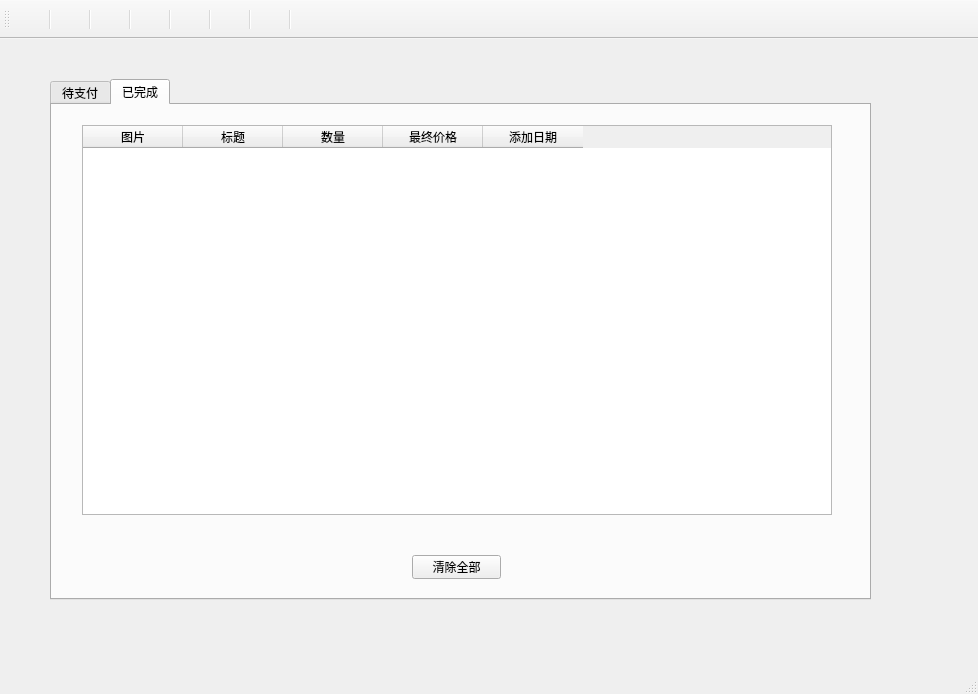
<?xml version="1.0" encoding="UTF-8"?>
<ui version="4.0">
 <class>MainWindow</class>
 <widget class="QMainWindow" name="MainWindow">
  <property name="geometry">
   <rect>
    <x>0</x>
    <y>0</y>
    <width>978</width>
    <height>694</height>
   </rect>
  </property>
  <property name="windowTitle">
   <string>北邮人淘宝</string>
  </property>
  <property name="windowIcon">
   <iconset resource="pics/buttonIcon/buttonicon.qrc">
    <normaloff>:/money_774px_1207513_easyicon.net.png</normaloff>:/money_774px_1207513_easyicon.net.png</iconset>
  </property>
  <widget class="QWidget" name="centralWidget">
   <widget class="QStackedWidget" name="stackedWidget">
    <property name="geometry">
     <rect>
      <x>10</x>
      <y>0</y>
      <width>961</width>
      <height>591</height>
     </rect>
    </property>
    <property name="currentIndex">
     <number>6</number>
    </property>
    <widget class="QWidget" name="allItemsW">
     <widget class="QLineEdit" name="itemSearchKey">
      <property name="geometry">
       <rect>
        <x>130</x>
        <y>20</y>
        <width>720</width>
        <height>25</height>
       </rect>
      </property>
      <property name="font">
       <font>
        <family>Adobe Arabic</family>
        <pointsize>10</pointsize>
       </font>
      </property>
      <property name="placeholderText">
       <string>请输入搜索关键字</string>
      </property>
      <property name="clearButtonEnabled">
       <bool>true</bool>
      </property>
     </widget>
     <widget class="QTableWidget" name="itemList">
      <property name="geometry">
       <rect>
        <x>30</x>
        <y>80</y>
        <width>880</width>
        <height>490</height>
       </rect>
      </property>
      <property name="font">
       <font>
        <pointsize>20</pointsize>
       </font>
      </property>
      <property name="editTriggers">
       <set>QAbstractItemView::NoEditTriggers</set>
      </property>
      <property name="selectionBehavior">
       <enum>QAbstractItemView::SelectRows</enum>
      </property>
      <column>
       <property name="text">
        <string>图片</string>
       </property>
       <property name="font">
        <font>
         <family>Adobe Arabic</family>
         <pointsize>10</pointsize>
        </font>
       </property>
      </column>
      <column>
       <property name="text">
        <string>标题</string>
       </property>
       <property name="font">
        <font>
         <family>Adobe Arabic</family>
         <pointsize>10</pointsize>
        </font>
       </property>
      </column>
      <column>
       <property name="text">
        <string>价格</string>
       </property>
       <property name="font">
        <font>
         <family>Adobe Arabic</family>
         <pointsize>10</pointsize>
        </font>
       </property>
      </column>
      <column>
       <property name="text">
        <string>优惠</string>
       </property>
       <property name="font">
        <font>
         <family>Adobe Arabic</family>
         <pointsize>10</pointsize>
        </font>
       </property>
      </column>
      <column>
       <property name="text">
        <string>简介</string>
       </property>
       <property name="font">
        <font>
         <family>Adobe Arabic</family>
         <pointsize>10</pointsize>
        </font>
       </property>
      </column>
     </widget>
    </widget>
    <widget class="QWidget" name="booksW">
     <widget class="QTableWidget" name="bookList">
      <property name="geometry">
       <rect>
        <x>30</x>
        <y>80</y>
        <width>880</width>
        <height>490</height>
       </rect>
      </property>
      <property name="font">
       <font>
        <pointsize>20</pointsize>
       </font>
      </property>
      <property name="editTriggers">
       <set>QAbstractItemView::NoEditTriggers</set>
      </property>
      <property name="selectionBehavior">
       <enum>QAbstractItemView::SelectRows</enum>
      </property>
      <column>
       <property name="text">
        <string>图片</string>
       </property>
       <property name="font">
        <font>
         <family>Adobe Arabic</family>
         <pointsize>10</pointsize>
        </font>
       </property>
      </column>
      <column>
       <property name="text">
        <string>标题</string>
       </property>
       <property name="font">
        <font>
         <family>Adobe Arabic</family>
         <pointsize>10</pointsize>
        </font>
       </property>
      </column>
      <column>
       <property name="text">
        <string>价格</string>
       </property>
       <property name="font">
        <font>
         <family>Adobe Arabic</family>
         <pointsize>10</pointsize>
        </font>
       </property>
      </column>
      <column>
       <property name="text">
        <string>优惠</string>
       </property>
       <property name="font">
        <font>
         <family>Adobe Arabic</family>
         <pointsize>10</pointsize>
        </font>
       </property>
      </column>
      <column>
       <property name="text">
        <string>简介</string>
       </property>
       <property name="font">
        <font>
         <family>Adobe Arabic</family>
         <pointsize>10</pointsize>
        </font>
       </property>
      </column>
     </widget>
     <widget class="QLineEdit" name="bookSearchKey">
      <property name="geometry">
       <rect>
        <x>130</x>
        <y>20</y>
        <width>720</width>
        <height>25</height>
       </rect>
      </property>
      <property name="font">
       <font>
        <family>Adobe Arabic</family>
        <pointsize>10</pointsize>
       </font>
      </property>
      <property name="placeholderText">
       <string>请输入搜索关键字</string>
      </property>
      <property name="clearButtonEnabled">
       <bool>true</bool>
      </property>
     </widget>
    </widget>
    <widget class="QWidget" name="clothesW">
     <widget class="QTableWidget" name="clothList">
      <property name="geometry">
       <rect>
        <x>30</x>
        <y>80</y>
        <width>880</width>
        <height>490</height>
       </rect>
      </property>
      <property name="font">
       <font>
        <pointsize>20</pointsize>
       </font>
      </property>
      <property name="editTriggers">
       <set>QAbstractItemView::NoEditTriggers</set>
      </property>
      <property name="selectionBehavior">
       <enum>QAbstractItemView::SelectRows</enum>
      </property>
      <column>
       <property name="text">
        <string>图片</string>
       </property>
       <property name="font">
        <font>
         <family>Adobe Arabic</family>
         <pointsize>10</pointsize>
        </font>
       </property>
      </column>
      <column>
       <property name="text">
        <string>标题</string>
       </property>
       <property name="font">
        <font>
         <family>Adobe Arabic</family>
         <pointsize>10</pointsize>
        </font>
       </property>
      </column>
      <column>
       <property name="text">
        <string>价格</string>
       </property>
       <property name="font">
        <font>
         <family>Adobe Arabic</family>
         <pointsize>10</pointsize>
        </font>
       </property>
      </column>
      <column>
       <property name="text">
        <string>优惠</string>
       </property>
       <property name="font">
        <font>
         <family>Adobe Arabic</family>
         <pointsize>10</pointsize>
        </font>
       </property>
      </column>
      <column>
       <property name="text">
        <string>简介</string>
       </property>
       <property name="font">
        <font>
         <family>Adobe Arabic</family>
         <pointsize>10</pointsize>
        </font>
       </property>
      </column>
     </widget>
     <widget class="QLineEdit" name="clothSearchKey">
      <property name="geometry">
       <rect>
        <x>130</x>
        <y>20</y>
        <width>720</width>
        <height>25</height>
       </rect>
      </property>
      <property name="font">
       <font>
        <family>Adobe Arabic</family>
        <pointsize>10</pointsize>
       </font>
      </property>
      <property name="placeholderText">
       <string>请输入搜索关键字</string>
      </property>
      <property name="clearButtonEnabled">
       <bool>true</bool>
      </property>
     </widget>
    </widget>
    <widget class="QWidget" name="electronicsW">
     <widget class="QTableWidget" name="electronicList">
      <property name="geometry">
       <rect>
        <x>30</x>
        <y>80</y>
        <width>880</width>
        <height>490</height>
       </rect>
      </property>
      <property name="font">
       <font>
        <pointsize>20</pointsize>
       </font>
      </property>
      <property name="editTriggers">
       <set>QAbstractItemView::NoEditTriggers</set>
      </property>
      <property name="selectionBehavior">
       <enum>QAbstractItemView::SelectRows</enum>
      </property>
      <column>
       <property name="text">
        <string>图片</string>
       </property>
       <property name="font">
        <font>
         <family>Adobe Arabic</family>
         <pointsize>10</pointsize>
        </font>
       </property>
      </column>
      <column>
       <property name="text">
        <string>标题</string>
       </property>
       <property name="font">
        <font>
         <family>Adobe Arabic</family>
         <pointsize>10</pointsize>
        </font>
       </property>
      </column>
      <column>
       <property name="text">
        <string>价格</string>
       </property>
       <property name="font">
        <font>
         <family>Adobe Arabic</family>
         <pointsize>10</pointsize>
        </font>
       </property>
      </column>
      <column>
       <property name="text">
        <string>优惠</string>
       </property>
       <property name="font">
        <font>
         <family>Adobe Arabic</family>
         <pointsize>10</pointsize>
        </font>
       </property>
      </column>
      <column>
       <property name="text">
        <string>简介</string>
       </property>
       <property name="font">
        <font>
         <family>Adobe Arabic</family>
         <pointsize>10</pointsize>
        </font>
       </property>
      </column>
     </widget>
     <widget class="QLineEdit" name="electronicSearchKey">
      <property name="geometry">
       <rect>
        <x>130</x>
        <y>20</y>
        <width>720</width>
        <height>25</height>
       </rect>
      </property>
      <property name="font">
       <font>
        <family>Adobe Arabic</family>
        <pointsize>10</pointsize>
       </font>
      </property>
      <property name="placeholderText">
       <string>请输入搜索关键字</string>
      </property>
      <property name="clearButtonEnabled">
       <bool>true</bool>
      </property>
     </widget>
    </widget>
    <widget class="QWidget" name="trolleyW">
     <widget class="QTableWidget" name="trolleyList">
      <property name="geometry">
       <rect>
        <x>40</x>
        <y>60</y>
        <width>881</width>
        <height>451</height>
       </rect>
      </property>
      <property name="editTriggers">
       <set>QAbstractItemView::NoEditTriggers</set>
      </property>
      <property name="selectionBehavior">
       <enum>QAbstractItemView::SelectRows</enum>
      </property>
      <column>
       <property name="text">
        <string>选择</string>
       </property>
      </column>
      <column>
       <property name="text">
        <string>图片</string>
       </property>
      </column>
      <column>
       <property name="text">
        <string>标题</string>
       </property>
      </column>
      <column>
       <property name="text">
        <string>价格</string>
       </property>
      </column>
      <column>
       <property name="text">
        <string>优惠</string>
       </property>
      </column>
      <column>
       <property name="text">
        <string>数量</string>
       </property>
      </column>
      <column>
       <property name="text">
        <string>添加日期</string>
       </property>
      </column>
      <column>
       <property name="text">
        <string>删除</string>
       </property>
      </column>
     </widget>
     <widget class="QCheckBox" name="allCheck">
      <property name="geometry">
       <rect>
        <x>50</x>
        <y>30</y>
        <width>121</width>
        <height>21</height>
       </rect>
      </property>
      <property name="text">
       <string>全选/全不选</string>
      </property>
     </widget>
     <widget class="QLabel" name="label">
      <property name="geometry">
       <rect>
        <x>50</x>
        <y>530</y>
        <width>61</width>
        <height>31</height>
       </rect>
      </property>
      <property name="font">
       <font>
        <family>Adobe Arabic</family>
        <pointsize>12</pointsize>
       </font>
      </property>
      <property name="text">
       <string>原价：</string>
      </property>
     </widget>
     <widget class="QLabel" name="originalPrice">
      <property name="geometry">
       <rect>
        <x>110</x>
        <y>520</y>
        <width>111</width>
        <height>51</height>
       </rect>
      </property>
      <property name="font">
       <font>
        <family>Adobe Arabic</family>
        <pointsize>16</pointsize>
        <strikeout>true</strikeout>
       </font>
      </property>
      <property name="text">
       <string>123</string>
      </property>
     </widget>
     <widget class="QLabel" name="label_2">
      <property name="geometry">
       <rect>
        <x>240</x>
        <y>530</y>
        <width>61</width>
        <height>31</height>
       </rect>
      </property>
      <property name="font">
       <font>
        <family>Adobe Arabic</family>
        <pointsize>12</pointsize>
       </font>
      </property>
      <property name="text">
       <string>现价：</string>
      </property>
     </widget>
     <widget class="QLabel" name="currentPrice">
      <property name="geometry">
       <rect>
        <x>310</x>
        <y>520</y>
        <width>131</width>
        <height>51</height>
       </rect>
      </property>
      <property name="font">
       <font>
        <family>Adobe Arabic</family>
        <pointsize>24</pointsize>
        <weight>75</weight>
        <bold>true</bold>
       </font>
      </property>
      <property name="styleSheet">
       <string notr="true">color: rgb(213, 78, 42);</string>
      </property>
      <property name="text">
       <string>123</string>
      </property>
     </widget>
     <widget class="QLabel" name="label_4">
      <property name="geometry">
       <rect>
        <x>480</x>
        <y>530</y>
        <width>81</width>
        <height>31</height>
       </rect>
      </property>
      <property name="font">
       <font>
        <family>Adobe Arabic</family>
        <pointsize>12</pointsize>
       </font>
      </property>
      <property name="text">
       <string>已优惠：</string>
      </property>
     </widget>
     <widget class="QLabel" name="discount">
      <property name="geometry">
       <rect>
        <x>570</x>
        <y>530</y>
        <width>121</width>
        <height>31</height>
       </rect>
      </property>
      <property name="font">
       <font>
        <family>Adobe Arabic</family>
        <pointsize>20</pointsize>
       </font>
      </property>
      <property name="text">
       <string>123</string>
      </property>
     </widget>
     <widget class="QPushButton" name="pay">
      <property name="geometry">
       <rect>
        <x>680</x>
        <y>530</y>
        <width>181</width>
        <height>51</height>
       </rect>
      </property>
      <property name="font">
       <font>
        <family>Adobe Arabic</family>
        <pointsize>26</pointsize>
       </font>
      </property>
      <property name="styleSheet">
       <string notr="true">background-color: rgb(240, 82, 40);
color: rgb(80, 80, 80);</string>
      </property>
      <property name="text">
       <string>去支付</string>
      </property>
     </widget>
    </widget>
    <widget class="QWidget" name="personalInfoW">
     <widget class="QTableWidget" name="addressTable">
      <property name="geometry">
       <rect>
        <x>130</x>
        <y>330</y>
        <width>271</width>
        <height>191</height>
       </rect>
      </property>
      <property name="toolTip">
       <string>地址信息</string>
      </property>
      <property name="editTriggers">
       <set>QAbstractItemView::NoEditTriggers</set>
      </property>
      <property name="selectionMode">
       <enum>QAbstractItemView::ExtendedSelection</enum>
      </property>
      <property name="selectionBehavior">
       <enum>QAbstractItemView::SelectRows</enum>
      </property>
      <column>
       <property name="text">
        <string>省市</string>
       </property>
      </column>
      <column>
       <property name="text">
        <string>收件人姓名</string>
       </property>
      </column>
      <column>
       <property name="text">
        <string>收件人手机</string>
       </property>
      </column>
      <column>
       <property name="text">
        <string>详细地址</string>
       </property>
      </column>
     </widget>
     <widget class="QGroupBox" name="groupBox">
      <property name="geometry">
       <rect>
        <x>600</x>
        <y>50</y>
        <width>171</width>
        <height>381</height>
       </rect>
      </property>
      <property name="font">
       <font>
        <family>Adobe Arabic</family>
        <pointsize>10</pointsize>
       </font>
      </property>
      <property name="title">
       <string>新增地址</string>
      </property>
      <widget class="QWidget" name="layoutWidget_2">
       <property name="geometry">
        <rect>
         <x>0</x>
         <y>40</y>
         <width>171</width>
         <height>333</height>
        </rect>
       </property>
       <layout class="QVBoxLayout" name="verticalLayout_2">
        <item>
         <widget class="QComboBox" name="selectCity">
          <item>
           <property name="text">
            <string>北京</string>
           </property>
          </item>
          <item>
           <property name="text">
            <string>上海</string>
           </property>
          </item>
          <item>
           <property name="text">
            <string>天津</string>
           </property>
          </item>
          <item>
           <property name="text">
            <string>重庆</string>
           </property>
          </item>
          <item>
           <property name="text">
            <string>黑龙江</string>
           </property>
          </item>
          <item>
           <property name="text">
            <string>吉林</string>
           </property>
          </item>
          <item>
           <property name="text">
            <string>辽宁</string>
           </property>
          </item>
          <item>
           <property name="text">
            <string>江苏</string>
           </property>
          </item>
          <item>
           <property name="text">
            <string>山东</string>
           </property>
          </item>
          <item>
           <property name="text">
            <string>安徽</string>
           </property>
          </item>
          <item>
           <property name="text">
            <string>河北</string>
           </property>
          </item>
          <item>
           <property name="text">
            <string>河南</string>
           </property>
          </item>
          <item>
           <property name="text">
            <string>湖北</string>
           </property>
          </item>
          <item>
           <property name="text">
            <string>湖南</string>
           </property>
          </item>
          <item>
           <property name="text">
            <string>江西</string>
           </property>
          </item>
          <item>
           <property name="text">
            <string>陕西</string>
           </property>
          </item>
          <item>
           <property name="text">
            <string>山西</string>
           </property>
          </item>
          <item>
           <property name="text">
            <string>四川</string>
           </property>
          </item>
          <item>
           <property name="text">
            <string>青海</string>
           </property>
          </item>
          <item>
           <property name="text">
            <string>海南</string>
           </property>
          </item>
          <item>
           <property name="text">
            <string>广东</string>
           </property>
          </item>
          <item>
           <property name="text">
            <string>贵州</string>
           </property>
          </item>
          <item>
           <property name="text">
            <string>浙江</string>
           </property>
          </item>
          <item>
           <property name="text">
            <string>福建</string>
           </property>
          </item>
          <item>
           <property name="text">
            <string>台湾</string>
           </property>
          </item>
          <item>
           <property name="text">
            <string>甘肃</string>
           </property>
          </item>
          <item>
           <property name="text">
            <string>云南</string>
           </property>
          </item>
          <item>
           <property name="text">
            <string>内蒙古</string>
           </property>
          </item>
          <item>
           <property name="text">
            <string>宁夏</string>
           </property>
          </item>
          <item>
           <property name="text">
            <string>新疆</string>
           </property>
          </item>
          <item>
           <property name="text">
            <string>西藏</string>
           </property>
          </item>
          <item>
           <property name="text">
            <string>广西</string>
           </property>
          </item>
          <item>
           <property name="text">
            <string>香港</string>
           </property>
          </item>
          <item>
           <property name="text">
            <string>澳门</string>
           </property>
          </item>
         </widget>
        </item>
        <item>
         <widget class="QLineEdit" name="receiverName">
          <property name="font">
           <font>
            <pointsize>11</pointsize>
           </font>
          </property>
          <property name="toolTip">
           <string>收件人姓名</string>
          </property>
          <property name="placeholderText">
           <string>收件人姓名</string>
          </property>
          <property name="clearButtonEnabled">
           <bool>true</bool>
          </property>
         </widget>
        </item>
        <item>
         <widget class="QLineEdit" name="receiverPhone">
          <property name="font">
           <font>
            <pointsize>11</pointsize>
           </font>
          </property>
          <property name="toolTip">
           <string>收件人手机号</string>
          </property>
          <property name="inputMethodHints">
           <set>Qt::ImhDigitsOnly</set>
          </property>
          <property name="placeholderText">
           <string>收件人手机号</string>
          </property>
          <property name="clearButtonEnabled">
           <bool>true</bool>
          </property>
         </widget>
        </item>
        <item>
         <widget class="QTextEdit" name="detailedAddress">
          <property name="font">
           <font>
            <pointsize>11</pointsize>
           </font>
          </property>
          <property name="toolTip">
           <string>收件人详细地址</string>
          </property>
          <property name="placeholderText">
           <string>收件人详细地址</string>
          </property>
         </widget>
        </item>
        <item>
         <widget class="QPushButton" name="saveAddress">
          <property name="text">
           <string>保存</string>
          </property>
         </widget>
        </item>
       </layout>
      </widget>
     </widget>
     <widget class="QPushButton" name="deleteAddress">
      <property name="geometry">
       <rect>
        <x>220</x>
        <y>530</y>
        <width>89</width>
        <height>24</height>
       </rect>
      </property>
      <property name="font">
       <font>
        <pointsize>11</pointsize>
       </font>
      </property>
      <property name="text">
       <string>删除</string>
      </property>
     </widget>
     <widget class="QWidget" name="layoutWidget_3">
      <property name="geometry">
       <rect>
        <x>130</x>
        <y>70</y>
        <width>273</width>
        <height>251</height>
       </rect>
      </property>
      <layout class="QVBoxLayout" name="verticalLayout_3">
       <item>
        <layout class="QHBoxLayout" name="horizontalLayout">
         <item>
          <widget class="QLabel" name="label_3">
           <property name="text">
            <string>用户名：</string>
           </property>
          </widget>
         </item>
         <item>
          <widget class="QLineEdit" name="username">
           <property name="enabled">
            <bool>false</bool>
           </property>
          </widget>
         </item>
        </layout>
       </item>
       <item>
        <widget class="QPushButton" name="editPassword">
         <property name="text">
          <string>修改密码</string>
         </property>
        </widget>
       </item>
       <item>
        <layout class="QHBoxLayout" name="horizontalLayout_2">
         <item>
          <widget class="QLabel" name="label_5">
           <property name="text">
            <string>关联的银行账户：</string>
           </property>
          </widget>
         </item>
         <item>
          <widget class="QLineEdit" name="bankAccount">
           <property name="enabled">
            <bool>false</bool>
           </property>
          </widget>
         </item>
        </layout>
       </item>
       <item>
        <layout class="QHBoxLayout" name="horizontalLayout_3">
         <item>
          <widget class="QPushButton" name="deleteBankAccount">
           <property name="text">
            <string>解除绑定</string>
           </property>
          </widget>
         </item>
         <item>
          <widget class="QPushButton" name="addBankAccount">
           <property name="text">
            <string>添加账户</string>
           </property>
          </widget>
         </item>
        </layout>
       </item>
      </layout>
     </widget>
     <widget class="QPushButton" name="logout">
      <property name="geometry">
       <rect>
        <x>630</x>
        <y>490</y>
        <width>111</width>
        <height>51</height>
       </rect>
      </property>
      <property name="toolTip">
       <string>退出当前账号</string>
      </property>
      <property name="text">
       <string>注销</string>
      </property>
     </widget>
    </widget>
    <widget class="QWidget" name="orderW">
     <widget class="QTabWidget" name="orderTab">
      <property name="geometry">
       <rect>
        <x>40</x>
        <y>40</y>
        <width>821</width>
        <height>521</height>
       </rect>
      </property>
      <property name="currentIndex">
       <number>1</number>
      </property>
      <widget class="QWidget" name="paymentRequired">
       <attribute name="title">
        <string>待支付</string>
       </attribute>
       <widget class="QTableWidget" name="waitForPayingList">
        <property name="geometry">
         <rect>
          <x>30</x>
          <y>20</y>
          <width>750</width>
          <height>390</height>
         </rect>
        </property>
        <property name="editTriggers">
         <set>QAbstractItemView::NoEditTriggers</set>
        </property>
        <property name="selectionBehavior">
         <enum>QAbstractItemView::SelectRows</enum>
        </property>
        <column>
         <property name="text">
          <string>图片</string>
         </property>
        </column>
        <column>
         <property name="text">
          <string>标题</string>
         </property>
        </column>
        <column>
         <property name="text">
          <string>数量</string>
         </property>
        </column>
        <column>
         <property name="text">
          <string>最终价格</string>
         </property>
        </column>
        <column>
         <property name="text">
          <string>添加日期</string>
         </property>
        </column>
       </widget>
       <widget class="QPushButton" name="deleteAllPayingOrders">
        <property name="geometry">
         <rect>
          <x>470</x>
          <y>440</y>
          <width>89</width>
          <height>24</height>
         </rect>
        </property>
        <property name="text">
         <string>清除全部</string>
        </property>
       </widget>
       <widget class="QPushButton" name="payNow">
        <property name="geometry">
         <rect>
          <x>610</x>
          <y>440</y>
          <width>89</width>
          <height>24</height>
         </rect>
        </property>
        <property name="text">
         <string>立即支付</string>
        </property>
       </widget>
       <widget class="QLabel" name="label_6">
        <property name="geometry">
         <rect>
          <x>50</x>
          <y>430</y>
          <width>71</width>
          <height>31</height>
         </rect>
        </property>
        <property name="font">
         <font>
          <family>Adobe Arabic</family>
          <pointsize>14</pointsize>
         </font>
        </property>
        <property name="text">
         <string>总价：</string>
        </property>
       </widget>
       <widget class="QLabel" name="totalPrice">
        <property name="geometry">
         <rect>
          <x>130</x>
          <y>430</y>
          <width>211</width>
          <height>41</height>
         </rect>
        </property>
        <property name="font">
         <font>
          <family>Adobe Arabic</family>
          <pointsize>26</pointsize>
         </font>
        </property>
        <property name="text">
         <string>123</string>
        </property>
       </widget>
      </widget>
      <widget class="QWidget" name="finished">
       <attribute name="title">
        <string>已完成</string>
       </attribute>
       <widget class="QTableWidget" name="finishedList">
        <property name="geometry">
         <rect>
          <x>30</x>
          <y>20</y>
          <width>750</width>
          <height>390</height>
         </rect>
        </property>
        <property name="editTriggers">
         <set>QAbstractItemView::NoEditTriggers</set>
        </property>
        <property name="selectionBehavior">
         <enum>QAbstractItemView::SelectRows</enum>
        </property>
        <column>
         <property name="text">
          <string>图片</string>
         </property>
        </column>
        <column>
         <property name="text">
          <string>标题</string>
         </property>
        </column>
        <column>
         <property name="text">
          <string>数量</string>
         </property>
        </column>
        <column>
         <property name="text">
          <string>最终价格</string>
         </property>
        </column>
        <column>
         <property name="text">
          <string>添加日期</string>
         </property>
        </column>
       </widget>
       <widget class="QPushButton" name="clearAllFinishedOrders">
        <property name="geometry">
         <rect>
          <x>360</x>
          <y>450</y>
          <width>89</width>
          <height>24</height>
         </rect>
        </property>
        <property name="text">
         <string>清除全部</string>
        </property>
       </widget>
      </widget>
     </widget>
    </widget>
   </widget>
  </widget>
  <widget class="QMenuBar" name="menuBar">
   <property name="geometry">
    <rect>
     <x>0</x>
     <y>0</y>
     <width>978</width>
     <height>25</height>
    </rect>
   </property>
  </widget>
  <widget class="QToolBar" name="mainToolBar">
   <attribute name="toolBarArea">
    <enum>TopToolBarArea</enum>
   </attribute>
   <attribute name="toolBarBreak">
    <bool>false</bool>
   </attribute>
   <addaction name="allItems"/>
   <addaction name="separator"/>
   <addaction name="books"/>
   <addaction name="separator"/>
   <addaction name="clothes"/>
   <addaction name="separator"/>
   <addaction name="electronics"/>
   <addaction name="separator"/>
   <addaction name="trolley"/>
   <addaction name="separator"/>
   <addaction name="myInfo"/>
   <addaction name="separator"/>
   <addaction name="orders"/>
   <addaction name="separator"/>
  </widget>
  <widget class="QStatusBar" name="statusBar"/>
  <action name="allItems">
   <property name="icon">
    <iconset resource="pics/buttonIcon/buttonicon.qrc">
     <normaloff>:/allItem.png</normaloff>:/allItem.png</iconset>
   </property>
   <property name="text">
    <string/>
   </property>
   <property name="toolTip">
    <string>全部商品</string>
   </property>
  </action>
  <action name="books">
   <property name="icon">
    <iconset resource="pics/buttonIcon/buttonicon.qrc">
     <normaloff>:/book.png</normaloff>:/book.png</iconset>
   </property>
   <property name="text">
    <string/>
   </property>
   <property name="toolTip">
    <string>图书</string>
   </property>
  </action>
  <action name="clothes">
   <property name="icon">
    <iconset resource="pics/buttonIcon/buttonicon.qrc">
     <normaloff>:/cloth.png</normaloff>:/cloth.png</iconset>
   </property>
   <property name="text">
    <string/>
   </property>
   <property name="toolTip">
    <string>衣物</string>
   </property>
  </action>
  <action name="electronics">
   <property name="icon">
    <iconset resource="pics/buttonIcon/buttonicon.qrc">
     <normaloff>:/electronic.png</normaloff>:/electronic.png</iconset>
   </property>
   <property name="text">
    <string/>
   </property>
   <property name="toolTip">
    <string>电器</string>
   </property>
  </action>
  <action name="trolley">
   <property name="icon">
    <iconset resource="pics/buttonIcon/buttonicon.qrc">
     <normaloff>:/trolley.png</normaloff>:/trolley.png</iconset>
   </property>
   <property name="text">
    <string/>
   </property>
   <property name="toolTip">
    <string>购物车</string>
   </property>
  </action>
  <action name="myInfo">
   <property name="icon">
    <iconset resource="pics/buttonIcon/buttonicon.qrc">
     <normaloff>:/myInfo.png</normaloff>:/myInfo.png</iconset>
   </property>
   <property name="text">
    <string/>
   </property>
   <property name="toolTip">
    <string>个人信息</string>
   </property>
  </action>
  <action name="orders">
   <property name="icon">
    <iconset resource="pics/buttonIcon/buttonicon.qrc">
     <normaloff>:/orders.png</normaloff>:/orders.png</iconset>
   </property>
   <property name="text">
    <string/>
   </property>
   <property name="toolTip">
    <string>我的订单</string>
   </property>
  </action>
 </widget>
 <layoutdefault spacing="6" margin="11"/>
 <resources>
  <include location="pics/buttonIcon/buttonicon.qrc"/>
 </resources>
 <connections/>
</ui>
